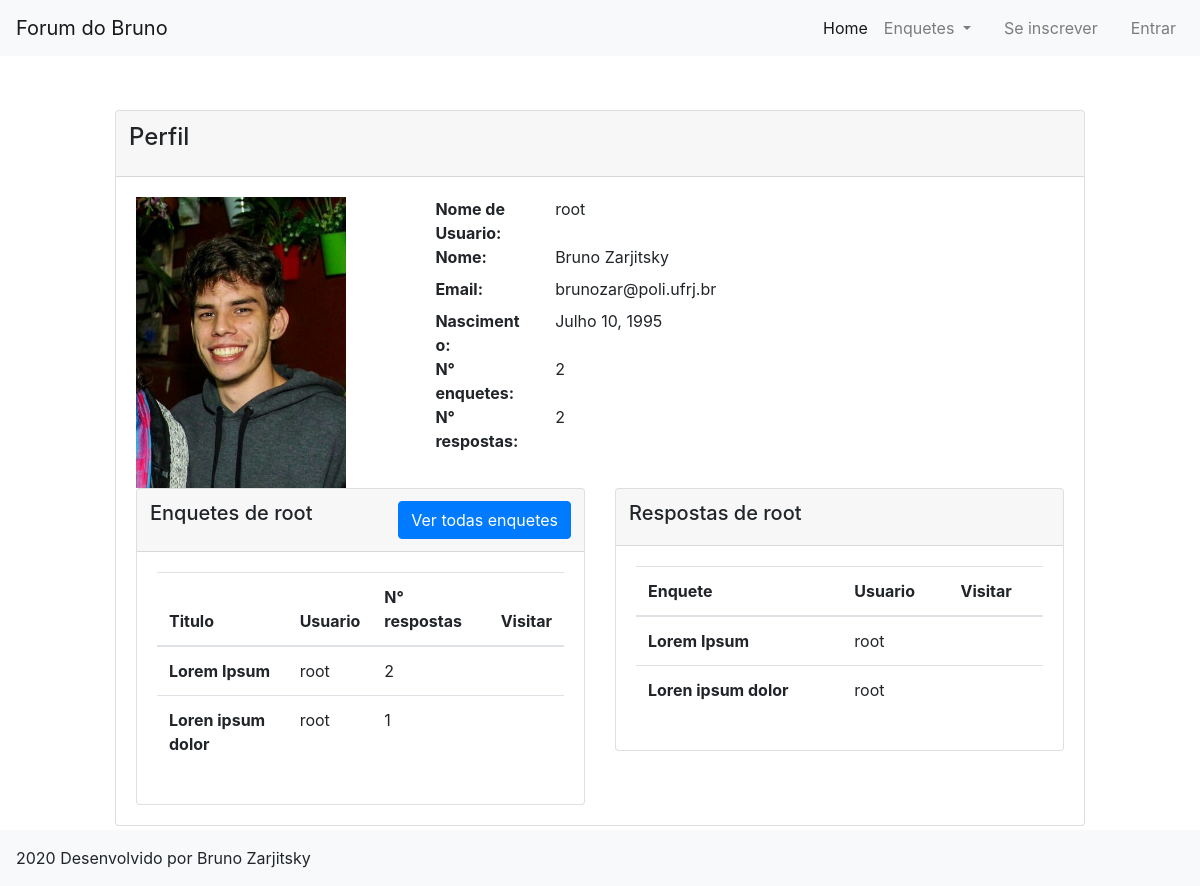
The page /perfil/1 on the database its author committed.
### siteForum/models.py (models this page shows, shortened)
class perfil(models.Model):
    usuario = models.ForeignKey(User, on_delete=models.CASCADE, default="", blank=True, null=True)
    nomeCompleto = models.CharField(max_length=100, blank=True, null=True)
    email = models.EmailField(blank=True, null=True)
    foto = models.FileField(blank=True, null=True)
    nascimento = models.DateField(blank=True, null=True)
    mostrarNome = models.BooleanField()
    mostrarEmail = models.BooleanField()
    mostrarFoto = models.BooleanField()
    mostrarNascimento = models.BooleanField()

class enquete(models.Model):
    titulo = models.CharField(max_length=200)
    descricao = models.TextField(default="")
    tipo = models.ManyToManyField(tipo, blank=True)
    dono = models.ForeignKey(User, on_delete=models.CASCADE, default="", blank=True, null=True)
    class Meta:
        verbose_name = "Enquete"
        verbose_name_plural = "Enquetes"

class resposta(models.Model):
    pergunta = models.ForeignKey(enquete, on_delete=models.CASCADE)
    resp = models.TextField(verbose_name="Resposta")
    dono = models.ForeignKey(User, on_delete=models.CASCADE, default="", blank=True, null=True)
    class Meta:
        verbose_name = "Resposta"
        verbose_name_plural = "Respostas"

### siteForum/views.py (the view, shortened to what this page needs)
# urls.py: path('perfil/<id>', views.perfilVisita, name = "perfilVisita"),
def perfilVisita(request, id):
    if User.objects.get(id = id) == request.user:
        return redirect("perfil")
    meuPer = perfil.objects.filter(usuario = User.objects.get(id = id)).last()
    if meuPer != None:
        meuPerfil = {"usuario": meuPer.usuario, "nomeCompleto": meuPer.nomeCompleto, "email": meuPer.email, "foto": meuPer.foto,
                    "nascimento": meuPer.nascimento, "mostrarNome": meuPer.mostrarNome, "mostrarEmail": meuPer.mostrarEmail,
                    "mostrarFoto": meuPer.mostrarFoto, "mostrarNascimento": meuPer.mostrarNascimento,
                    "qtdEnquetes": len(enquete.objects.filter(dono = User.objects.get(id = id))),
                    "qtdRespostas": len(resposta.objects.filter(dono = User.objects.get(id = id))),}
    enquetes = enquete.objects.filter(dono = User.objects.get(id = id))
    respostas = resposta.objects.filter(dono = User.objects.get(id = id))
    enquetesLista = []
    for i in enquetes:
        qtdRespostas = len(resposta.objects.filter(pergunta=i))
        enquetesLista.append({"enquete": i, "qtdRespostas": qtdRespostas})
    return render(request, "perfil.html", {"background": "background"+str(randint(1,3))+".jpg",
                                           "meuPerfil": meuPerfil, "enquetes": enquetesLista,
                                           "respostas": respostas, "visita": True })

### templates/perfil.html (shortened to what this page needs)
{% extends 'base_page.html' %}
{% load static %}
{% block content %}
<div class = "row justify-content-center">
    <div class = "col-md-1"></div>
    <div class = "col-md-10">
        <div class = "card">
            <div class = "card-header">
                <div class = "row pl-2 pr-2">
                    <h4 class = "card-title">Perfil</h4>
                </div>
            </div>
            <div class="card-body">
                {% if visita %}
                <div class = "row">
                    <div class = "col-md-3">
                        {% if meuPerfil.mostrarFoto %}
                        {% if meuPerfil.foto %}
                        <img src="{{meuPerfil.foto.url}}" alt="" style="max-height: 100%; max-width: 100%;">
                        {% endif %}
                        {% endif %}
                    </div>
                    <div class = "col-md-9">
                        <dl class = "row">
                            <dt class = "col-sm-1"></dt>
                            <dt class = "col-sm-2">Nome de Usuario: </dt>
                            <dd class = "col-sm-9">{{meuPerfil.usuario}}</dd>
                            {% if meuPerfil.mostrarNome %}
                            <dt class = "col-sm-1"></dt>
                            <dt class = "col-sm-2">Nome: </dt>
                            <dd class = "col-sm-9">{{meuPerfil.nomeCompleto}}</dd>
                            {% endif %}
                            {% if meuPerfil.mostrarEmail %}
                            <dt class = "col-sm-1"></dt>
                            <dt class = "col-sm-2">Email: </dt>
                            <dd class = "col-sm-9">{{meuPerfil.email}}</dd>
                            {% endif %}
                            {% if meuPerfil.mostrarNascimento %}
                            <dt class = "col-sm-1"></dt>
                            <dt class = "col-sm-2">Nascimento: </dt>
                            <dd class = "col-sm-9">{{meuPerfil.nascimento}}</dd>
                            {% endif %}
                            <dt class = "col-sm-1"></dt>
                            <dt class = "col-sm-2">N° enquetes: </dt>
                            <dd class = "col-sm-9">{{meuPerfil.qtdEnquetes}}</dd>
                            <dt class = "col-sm-1"></dt>
                            <dt class = "col-sm-2">N° respostas:</dt>
                            <dd class = "col-sm-9">{{meuPerfil.qtdRespostas}}</dd>
                        </dl>
                    </div>
                </div>
                {% endif %}
                <div class = "row">
                    <div class = "col-md-6">
                        <div class = "card">
                            <div class = "card-header">
                                <div class = "row pl-2 pr-2">
                                    {% if visita %}
                                    <h5>Enquetes de {{meuPerfil.usuario}}</h5>
                                    <div class = "ml-auto">
                                        <a href = "{% url 'Enquetes' %}" type="button" class="btn btn-primary">Ver todas enquetes</a>
                                    </div>
                                    {% else %}
                                    <h5>Minhas enquetes</h5>
                                    <div class = "ml-auto">
                                        <a href = "{% url 'Enquetes' %}" type="button" class="btn btn-primary">Ver todas enquetes</a>
                                    </div>
                                    {% endif %}
                                </div>
                            </div>
                            <div class = "card-body">
                                <table class="table table-hover">
                                    <thead>
                                        <tr>
                                            <th scope="col">Titulo</th>
                                            <th scope="col">Usuario</th>
                                            <th scope="col">N° respostas</th>
                                            <th scope="col">Visitar</th>
                                        </tr>
                                    </thead>
                                    <tbody>
                                        {% for autos in enquetes %}
                                        <tr>
                                            <th scope="row">{{autos.enquete.titulo}}</th>
                                            <td>{{autos.enquete.dono}}</td>
                                            <td>{{autos.qtdRespostas}}</td>
                                            <td><a href = "{% url 'EnqueteDetalhe' id=autos.enquete.id %}"><i class="fas fa-directions"></i></a></td>
                                        </tr>
                                        {% endfor %}
                                    </tbody>
                                </table>
                            </div>
                        </div>
                    </div>
                    <div class = "col-md-6">
                        <div class = "card">
                            <div class = "card-header">
                                <div class = "row pl-2 pr-2">
                                    {% if visita %}
                                    <h5>Respostas de {{meuPerfil.usuario}}</h5>
                                    {% else %}
                                    <h5>Minhas Respostas</h5>
                                    {% endif %}
                                </div>
                            </div>
                            <div class = "card-body">
                                <table class="table table-hover">
                                    <thead>
                                        <tr>
                                            <th scope="col">Enquete</th>
                                            <th scope="col">Usuario</th>
                                            <th scope="col">Visitar</th>
                                        </tr>
                                    </thead>
                                    <tbody>
                                        {% for autos in respostas %}
                                        <tr>
                                            <th scope="row">{{autos.pergunta.titulo}}</th>
                                            <td>{{autos.pergunta.dono}}</td>
                                            <td><a href = "{% url 'EnqueteDetalhe' id=autos.pergunta.id %}"><i class="fas fa-directions"></i></a></td>
                                        </tr>
                                        {% endfor %}
                                    </tbody>
                                </table>
                            </div>
                        </div>
                    </div>
                </div>
            </div>
        </div>
    </div>
    <div class = "col-md-1"></div>
</div>
{% endblock %}

### rows shown on the page
perfil: nomeCompleto "Bruno Zarjitsky", email "brunozar@poli.ufrj.br", nascimento "Julho 10, 1995"
enquete: enquete.titulo "Lorem Ipsum", enquete.dono "root", qtdRespostas "2"
enquete: enquete.titulo "Loren ipsum dolor", enquete.dono "root", qtdRespostas "1"
resposta: pergunta.titulo "Lorem Ipsum", pergunta.dono "root"
resposta: pergunta.titulo "Loren ipsum dolor", pergunta.dono "root"

### other values the page prints
{{ meuPerfil.usuario }} "root"
{{ meuPerfil.qtdEnquetes }} "2"
{{ meuPerfil.qtdRespostas }} "2"
